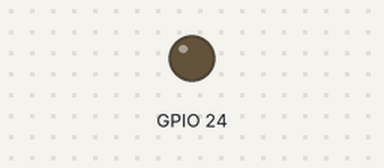
The program below on a simulated Raspberry Pi (BCM pin numbers). On the bench: output pins drawn as LEDs (lit = HIGH). The clock reads 2024-03-15 10:24:30 at power-on unless the program sets it; files the program writes start out absent. At 0.1 s the program stops and its outputs stay as they are.

Above: at 0.2 s.
Timing chart, 0 to 1.6 s (numbered marks = the images above):
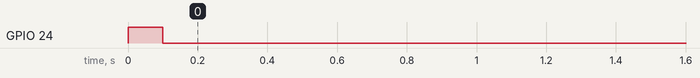

Measured:
- by itself, GPIO 24: LOW → HIGH at 0.00 s, → LOW 0.10 s later

The program:

LepiLEDon.py
```python
#!/usr/bin/python

# Import libraries
import RPi.GPIO as GPIO
import time
import datetime
from time import sleep

# Pinouts from RPi Zero 2 W
# 22 Panel on		24 LepiLED on
# 27 Panel off		23 LepiLED off

# Set up pin for latching relay FOR THE LepiLED ON
GPIO.setmode(GPIO.BCM)
# Latching Relay #1
GPIO.setup(24, GPIO.OUT)

# Pin 24 turns LepiLED on
GPIO.output(24, 1)
sleep(0.1)
GPIO.output(24, 0)

# Reset the pin
GPIO.cleanup(24)

# Make an entry in the logfile
nowdate = datetime.datetime.now()
nowsec = round(time.time())

outfile = open("/home/arducam/rpi1.csv", "a")
curtim = nowdate.strftime("RPi1, LepiLED_On, %a %d %b %H:%M:%S %Y, ")
newlin = " \n"
outfile.write(curtim + str(nowsec) + newlin)
outfile.close()
```
